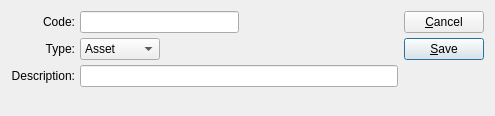
<?xml version="1.0" encoding="UTF-8"?>
<ui version="4.0">
 <comment>This file is part of the xTuple ERP: PostBooks Edition, a free and
open source Enterprise Resource Planning software suite,
Copyright (c) 1999-2018 by OpenMFG LLC, d/b/a xTuple.
It is licensed to you under the Common Public Attribution License
version 1.0, the full text of which (including xTuple-specific Exhibits)
is available at www.xtuple.com/CPAL.  By using this software, you agree
to be bound by its terms.</comment>
 <class>subAccntType</class>
 <widget class="QDialog" name="subAccntType">
  <property name="geometry">
   <rect>
    <x>0</x>
    <y>0</y>
    <width>495</width>
    <height>116</height>
   </rect>
  </property>
  <property name="windowTitle">
   <string>Subaccount Type</string>
  </property>
  <layout class="QHBoxLayout">
   <property name="spacing">
    <number>6</number>
   </property>
   <property name="margin">
    <number>11</number>
   </property>
   <item>
    <layout class="QVBoxLayout">
     <property name="spacing">
      <number>0</number>
     </property>
     <property name="margin">
      <number>0</number>
     </property>
     <item>
      <layout class="QGridLayout">
       <property name="margin">
        <number>0</number>
       </property>
       <property name="spacing">
        <number>5</number>
       </property>
       <item row="1" column="1">
        <layout class="QHBoxLayout">
         <property name="spacing">
          <number>0</number>
         </property>
         <property name="margin">
          <number>0</number>
         </property>
         <item>
          <widget class="XComboBox" name="_type">
           <item>
            <property name="text">
             <string>Asset</string>
            </property>
           </item>
           <item>
            <property name="text">
             <string>Liability</string>
            </property>
           </item>
           <item>
            <property name="text">
             <string>Expense</string>
            </property>
           </item>
           <item>
            <property name="text">
             <string>Revenue</string>
            </property>
           </item>
           <item>
            <property name="text">
             <string>Equity</string>
            </property>
           </item>
          </widget>
         </item>
         <item>
          <spacer>
           <property name="orientation">
            <enum>Qt::Horizontal</enum>
           </property>
           <property name="sizeType">
            <enum>QSizePolicy::Expanding</enum>
           </property>
           <property name="sizeHint" stdset="0">
            <size>
             <width>305</width>
             <height>16</height>
            </size>
           </property>
          </spacer>
         </item>
        </layout>
       </item>
       <item row="1" column="0">
        <widget class="QLabel" name="_typeLit">
         <property name="text">
          <string>Type:</string>
         </property>
         <property name="alignment">
          <set>Qt::AlignRight|Qt::AlignTrailing|Qt::AlignVCenter</set>
         </property>
        </widget>
       </item>
       <item row="0" column="0">
        <widget class="QLabel" name="_codeLit">
         <property name="text">
          <string>Code:</string>
         </property>
         <property name="alignment">
          <set>Qt::AlignRight|Qt::AlignTrailing|Qt::AlignVCenter</set>
         </property>
        </widget>
       </item>
       <item row="0" column="1">
        <layout class="QHBoxLayout">
         <property name="spacing">
          <number>0</number>
         </property>
         <property name="margin">
          <number>0</number>
         </property>
         <item>
          <widget class="XLineEdit" name="_code"/>
         </item>
         <item>
          <spacer>
           <property name="orientation">
            <enum>Qt::Horizontal</enum>
           </property>
           <property name="sizeType">
            <enum>QSizePolicy::Expanding</enum>
           </property>
           <property name="sizeHint" stdset="0">
            <size>
             <width>20</width>
             <height>20</height>
            </size>
           </property>
          </spacer>
         </item>
        </layout>
       </item>
       <item row="2" column="1">
        <widget class="XLineEdit" name="_description"/>
       </item>
       <item row="2" column="0">
        <widget class="QLabel" name="_descriptionLit">
         <property name="text">
          <string>Description:</string>
         </property>
         <property name="alignment">
          <set>Qt::AlignRight|Qt::AlignTrailing|Qt::AlignVCenter</set>
         </property>
        </widget>
       </item>
      </layout>
     </item>
     <item>
      <spacer>
       <property name="orientation">
        <enum>Qt::Vertical</enum>
       </property>
       <property name="sizeType">
        <enum>QSizePolicy::Expanding</enum>
       </property>
       <property name="sizeHint" stdset="0">
        <size>
         <width>20</width>
         <height>40</height>
        </size>
       </property>
      </spacer>
     </item>
    </layout>
   </item>
   <item>
    <layout class="QVBoxLayout">
     <property name="spacing">
      <number>0</number>
     </property>
     <property name="margin">
      <number>0</number>
     </property>
     <item>
      <layout class="QVBoxLayout">
       <property name="spacing">
        <number>5</number>
       </property>
       <property name="margin">
        <number>0</number>
       </property>
       <item>
        <widget class="QPushButton" name="_close">
         <property name="text">
          <string>&amp;Cancel</string>
         </property>
        </widget>
       </item>
       <item>
        <widget class="QPushButton" name="_save">
         <property name="text">
          <string>&amp;Save</string>
         </property>
         <property name="autoDefault">
          <bool>true</bool>
         </property>
         <property name="default">
          <bool>true</bool>
         </property>
        </widget>
       </item>
      </layout>
     </item>
     <item>
      <spacer>
       <property name="orientation">
        <enum>Qt::Vertical</enum>
       </property>
       <property name="sizeType">
        <enum>QSizePolicy::Expanding</enum>
       </property>
       <property name="sizeHint" stdset="0">
        <size>
         <width>20</width>
         <height>20</height>
        </size>
       </property>
      </spacer>
     </item>
    </layout>
   </item>
  </layout>
 </widget>
 <layoutdefault spacing="6" margin="11"/>
 <customwidgets>
  <customwidget>
   <class>XComboBox</class>
   <extends>QComboBox</extends>
   <header>xcombobox.h</header>
  </customwidget>
  <customwidget>
   <class>XLineEdit</class>
   <extends>QLineEdit</extends>
   <header>xlineedit.h</header>
   <container>1</container>
  </customwidget>
 </customwidgets>
 <tabstops>
  <tabstop>_code</tabstop>
  <tabstop>_type</tabstop>
  <tabstop>_description</tabstop>
  <tabstop>_save</tabstop>
  <tabstop>_close</tabstop>
 </tabstops>
 <resources/>
 <connections>
  <connection>
   <sender>_close</sender>
   <signal>clicked()</signal>
   <receiver>subAccntType</receiver>
   <slot>reject()</slot>
   <hints>
    <hint type="sourcelabel">
     <x>20</x>
     <y>20</y>
    </hint>
    <hint type="destinationlabel">
     <x>20</x>
     <y>20</y>
    </hint>
   </hints>
  </connection>
 </connections>
</ui>
